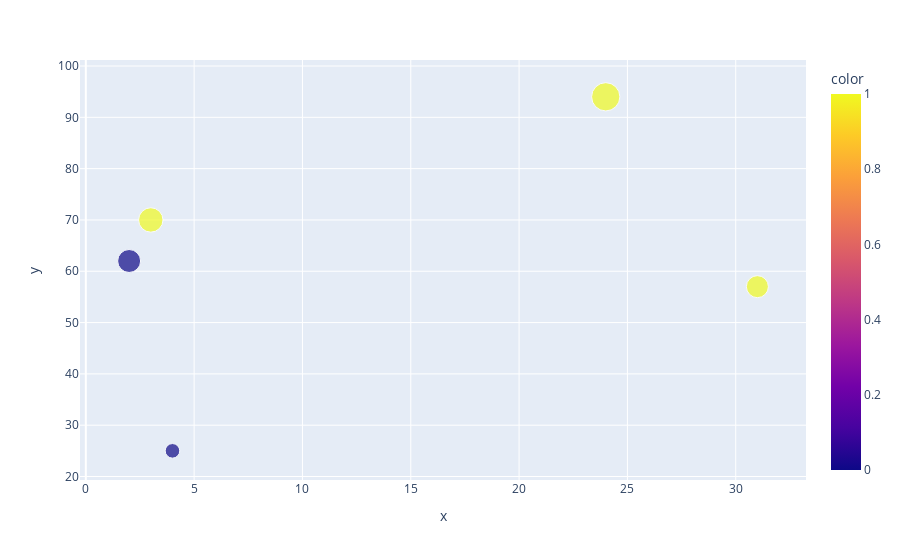

The notebook cell saved with this chart:
### Markdown cell above
### Step 4. Create a Scatterplot of preTestScore and postTestScore.
### This time the size should be 4.5 times the postTestScore and the color determined by sex

### Code cell
px.scatter(x=df.preTestScore,y=df.postTestScore,size=4.5*df.postTestScore,color=df.female)

### Figure 1 — Plotly figure (JSON) as saved in the notebook; plotly's stock layout.template omitted (floating-point values rounded to 4 significant figures)
{"data": [{"hovertemplate": "x=%{x}<br>y=%{y}<br>size=%{marker.size}<br>color=%{marker.color}<extra></extra>", "legendgroup": "", "marker": {"color": [0, 1, 1, 0, 1], "coloraxis": "coloraxis", "size": [112.5, 423, 256.5, 279, 315], "sizemode": "area", "sizeref": 1.058, "symbol": "circle"}, "mode": "markers", "name": "", "orientation": "v", "showlegend": false, "type": "scatter", "x": [4, 24, 31, 2, 3], "xaxis": "x", "y": [25, 94, 57, 62, 70], "yaxis": "y"}], "layout": {"autosize": true, "coloraxis": {"colorbar": {"title": {"text": "color"}}, "colorscale": [[0, "#0d0887"], [0.1111, "#46039f"], [0.2222, "#7201a8"], [0.3333, "#9c179e"], [0.4444, "#bd3786"], [0.5556, "#d8576b"], [0.6667, "#ed7953"], [0.7778, "#fb9f3a"], [0.8889, "#fdca26"], [1, "#f0f921"]]}, "legend": {"itemsizing": "constant", "tracegroupgap": 0}, "margin": {"t": 60}, "xaxis": {"anchor": "y", "autorange": true, "domain": [0, 1], "range": [-0.133, 33.11], "title": {"text": "x"}, "type": "linear"}, "yaxis": {"anchor": "x", "autorange": true, "domain": [0, 1], "range": [17.41, 104.6], "title": {"text": "y"}, "type": "linear"}}}
